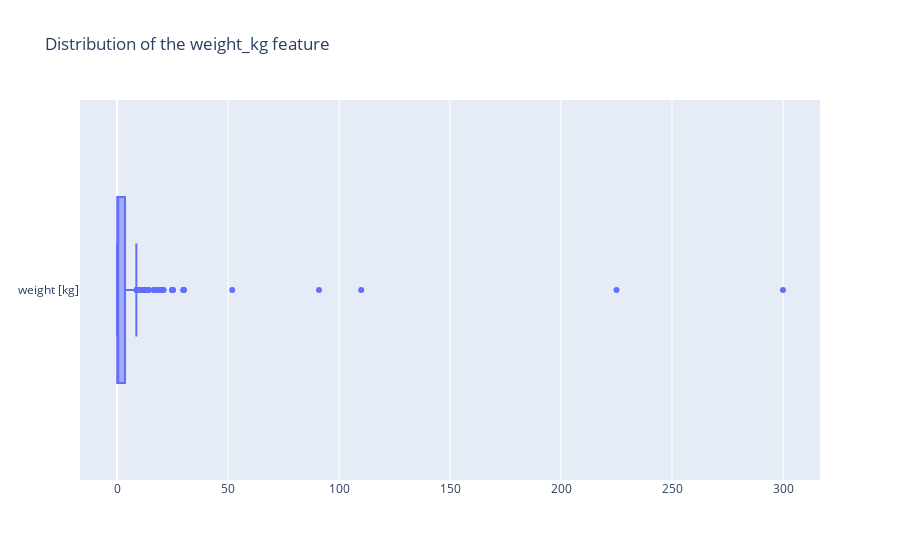

The notebook cell saved with this chart:
### Code cell
fig = go.Figure()

fig.add_trace(go.Box(x=df_products['weight_kg'], name='weight [kg]'))
fig.update_layout(title_text='Distribution of the weight_kg feature')

### Figure 1 — Plotly figure (JSON) as saved in the notebook; plotly's stock layout.template omitted (floating-point values rounded to 4 significant figures; data arrays with more than 128 entries replaced by an {"elided": "..."} marker saying what was removed)
{"data": [{"name": "weight [kg]", "type": "box", "x": {"elided": "653 float values"}}], "layout": {"title": {"text": "Distribution of the weight_kg feature"}}}
